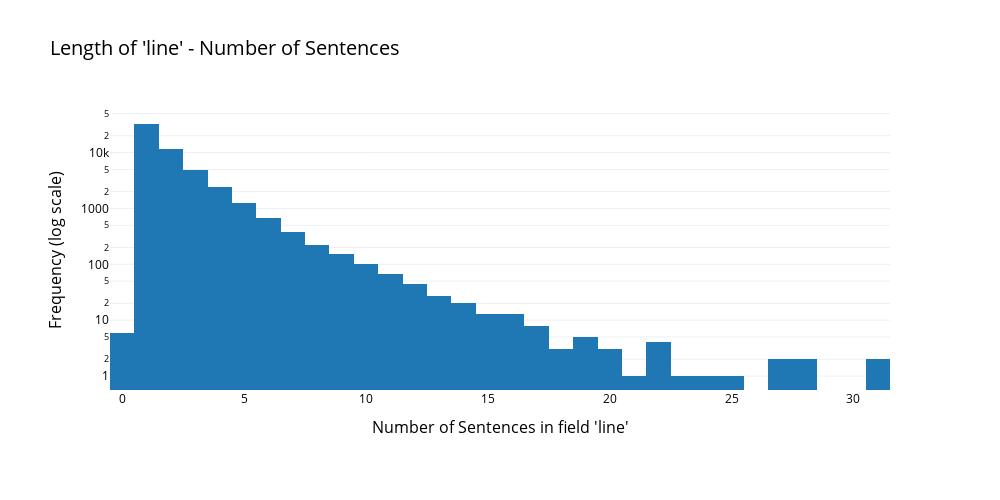

Source (notebook cell):
### Markdown cell above
### 1.2.3 - Segment by Sentence

### Code cell
# tokenized into sentences
#   -> using sent_tokenize() from nltk.tokenize
line_length_series = script_df['line'].apply(lambda line: len(sent_tokenize(line)))

# plot setup
title = "Length of 'line' - Number of Sentences"
hlabel = "Number of Sentences in field 'line'"
vlabel = "Frequency (log scale)"

template = 'plotly_white'
colormap = px.colors.qualitative.D3

width = 1000; height = 500; margin = 110

fig = px.histogram(line_length_series,
                   #nbins=100,
                   log_y=True,
                   color_discrete_sequence=colormap
                   )

fig.update_layout(
    template=template,
    title=dict(text=title, font=dict(size=20)),
    xaxis_title=dict(text=hlabel, font=dict(size=16)),
    yaxis_title=dict(text=vlabel, font=dict(size=16)),
    #legend_title=dict(text=legend_label, font=dict(size=16)),
    showlegend=False,
    margin=dict(l=margin, r=margin, t=margin, b=margin),
    width=width, 
    height=height,
    font=dict(family='Open Sans, Arial', color='black')
)

fig.show()

### Figure 1 — Plotly figure (JSON) as saved in the notebook; plotly's stock layout.template omitted (floating-point values rounded to 4 significant figures; data arrays with more than 128 entries replaced by an {"elided": "..."} marker saying what was removed)
{"data": [{"alignmentgroup": "True", "bingroup": "x", "hovertemplate": "variable=line<br>value=%{x}<br>count=%{y}<extra></extra>", "legendgroup": "line", "marker": {"color": "#1F77B4", "pattern": {"shape": ""}}, "name": "line", "offsetgroup": "line", "orientation": "v", "showlegend": true, "type": "histogram", "x": {"elided": "54626 int values"}, "xaxis": "x", "yaxis": "y"}], "layout": {"barmode": "relative", "font": {"color": "black", "family": "Open Sans, Arial"}, "height": 500, "legend": {"title": {"text": "variable"}, "tracegroupgap": 0}, "margin": {"b": 110, "l": 110, "r": 110, "t": 110}, "showlegend": false, "title": {"font": {"size": 20}, "text": "Length of 'line' - Number of Sentences"}, "width": 1000, "xaxis": {"anchor": "y", "domain": [0, 1], "title": {"font": {"size": 16}, "text": "Number of Sentences in field 'line'"}}, "yaxis": {"anchor": "x", "domain": [0, 1], "title": {"font": {"size": 16}, "text": "Frequency (log scale)"}, "type": "log"}}}
